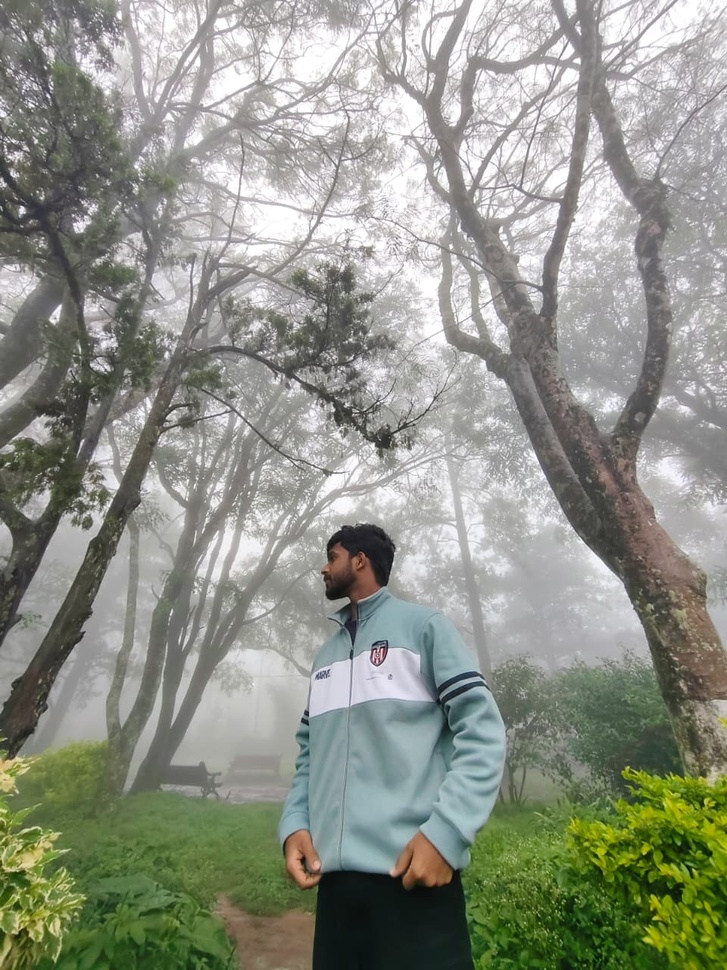
#> input picture image-encryption-decryption/image_encryption/input.jpg, 727 x 970 px, shrunk from 960 x 1280 before the run, found by its file name
$ python histogram.py
#> lines starting #> are read from the running program, lines starting #| are printed output that depends on the picture
import cv2
import numpy as np
import matplotlib.pyplot as plt

# -----------------------------
# Load Images
# -----------------------------
original = cv2.imread(r"D:\My Projects\image-encryption-decryption\image_encryption\input.jpg", 0)  # grayscale
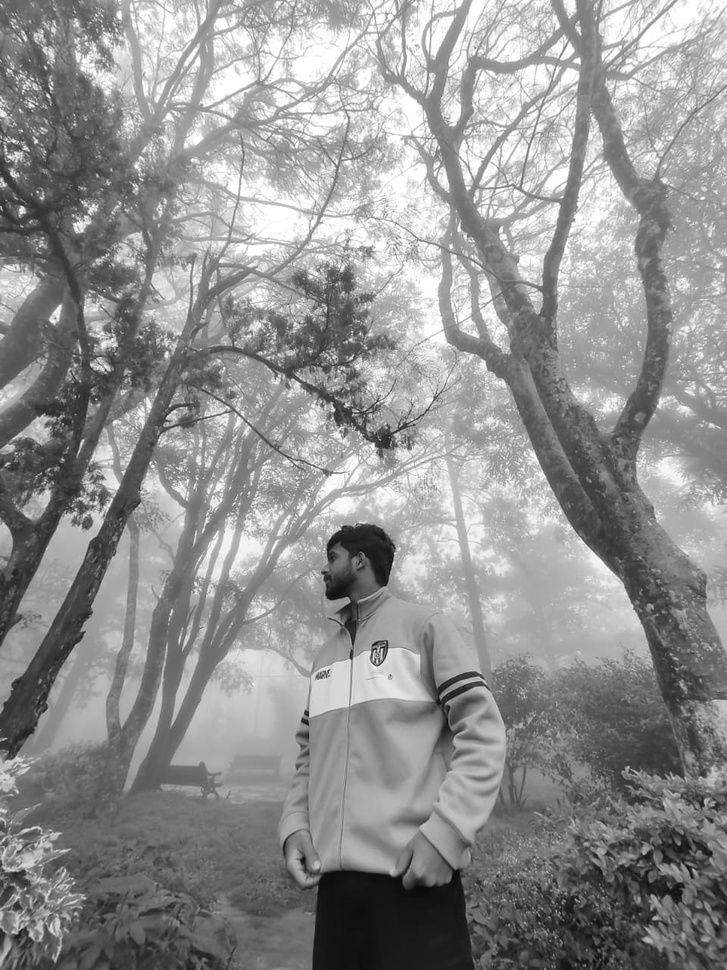
#> original: shape (970, 727); min 4, max 255, mean 144.9
decrypted = cv2.imread("decrypted_output.jpg", 0)

# Encrypted data visualization (optional)
#> (the run stopped early here; a loop or call above may not have finished)
